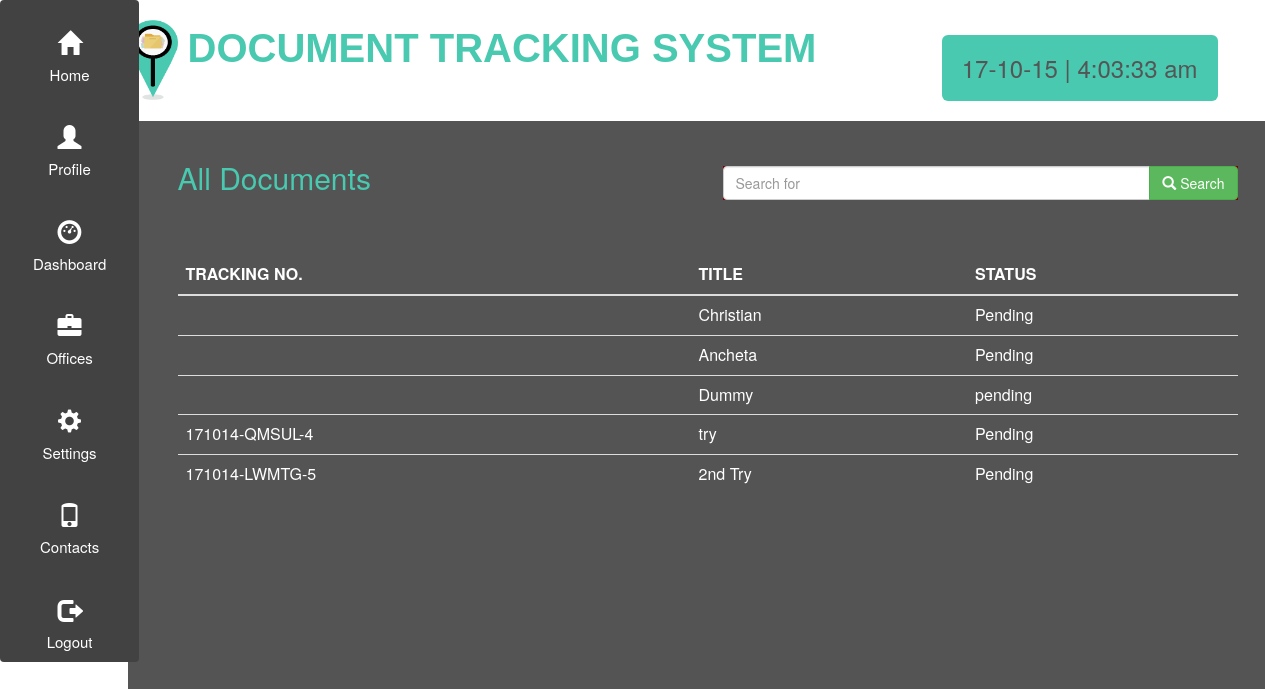
The page /index.php/home/docu on the database as committed earlier.
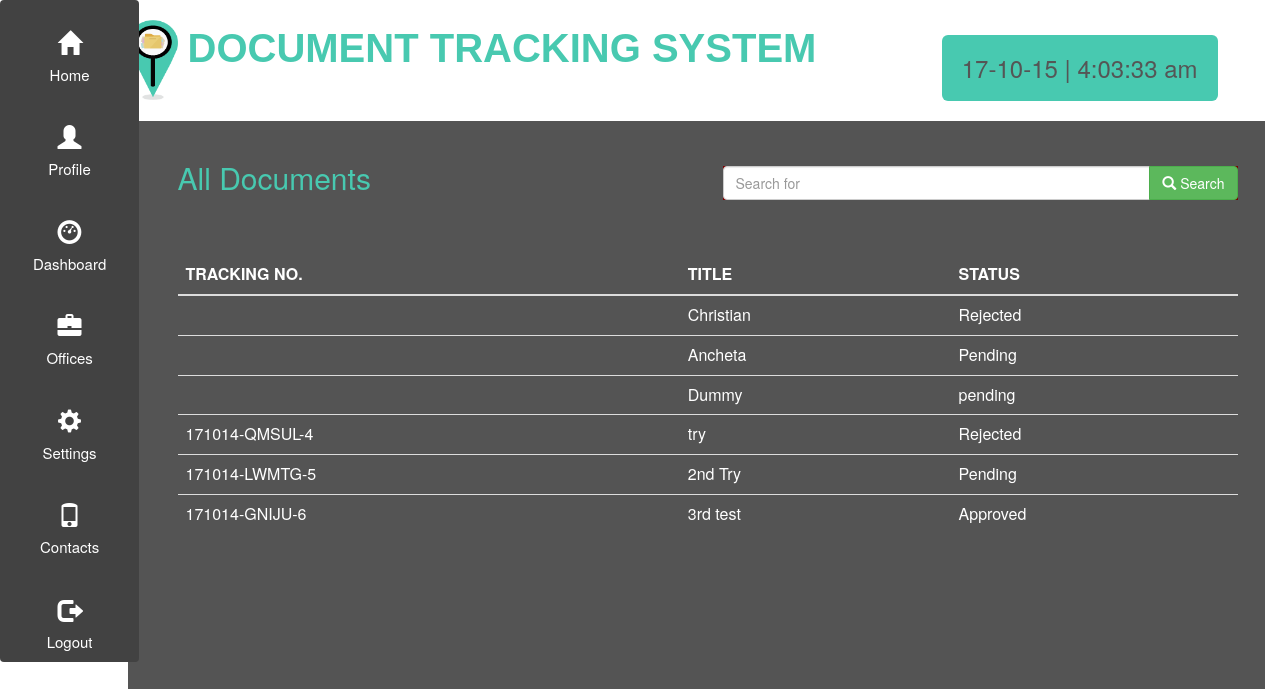
The same page on the database as committed later.
### tables this page shows
CREATE TABLE `documentation` (
  `documentation_id` int(6) NOT NULL,
  `employee_id` varchar(15) NOT NULL,
  `document_id` int(3) NOT NULL,
  `action` varchar(10) NOT NULL,
  `date_of_action` datetime NOT NULL DEFAULT CURRENT_TIMESTAMP,
  `signatory` int(2) NOT NULL,
  `approved` int(2) NOT NULL,
  `rejected` int(2) NOT NULL
);

CREATE TABLE `document` (
  `document_id` int(3) NOT NULL,
  `tracking_no` varchar(30) NOT NULL,
  `document_title` varchar(30) NOT NULL,
  `document_desc` varchar(30) NOT NULL,
  `document_file` varchar(50) NOT NULL,
  `date_created` datetime NOT NULL DEFAULT CURRENT_TIMESTAMP
);

### application/controllers/Home.php (called while the page is built, shortened)
<?php
class Home extends CI_Controller {
	public function __construct(){
                $this->load->helper(array('form', 'url'));
    }
	public function docu(){
		$header_data['title']="All Documents";
		$this->load->view('header2',$header_data);
		$this->load->view('header');
		$this->load->model('dts_model');
		$documents = $this->dts_model->getDocuments();
		$this->load->view('documents',['do'=>$documents]);
		$this->load->view('footer');
	}
}

### index.php (called while the page is built, shortened)
<?php
require_once BASEPATH.'core/CodeIgniter.php';

### application/models/dts_model.php (called while the page is built, shortened)
<?php
	class dts_model extends CI_Model{
		public function getDocuments(){
			$this->db->select('d.document_id,d.document_title,d.document_file,d.tracking_no,do.action,do.approved,do.rejected');
		    $this->db->from('document d');
		    $this->db->join('documentation do', 'do.document_id=d.document_id');
		    $query = $this->db->get();
		    if($query->num_rows() != 0)
		    {
		        return $query->result_array();
		    }
		    else
		    {
		        return false;
		    }
		}
	}
?>

### application/views/documents.php (the view, shortened to what this page needs)
<div class="container body">
		<div class="container red">
		  <div class="row">
		  <div class="col-md-6">
			<h2> All Documents </h2>
		  </div>
		  <div class="col-md-6">
			<form>
				<div class="form-group sbar input-group">
					<input type="text" class="form-control" id="search" onkeyup="search()" name="q" placeholder="Search for" required/>
					<span class="input-group-btn">
						<button type="submit" class="btn btn-success" >
							<span class="glyphicon glyphicon-search"></span> Search
						</button>
					</span>
				</div>
			</form>
		   </div>
		   </div>
			<br />
			<br />
			<table class="table table-list-search table-hover table-responsive" id="mytable">
				<thead>
					<tr>
						<th>TRACKING NO. </th>
						<th>TITLE</th>
						<th>STATUS</th>
					</tr>
				</thead>
				<tbody>
					<?php if(isset($do)): ?>
					<?php foreach ($do as $document){ ?>
					<tr>
						<td><?php echo $document['tracking_no']; ?></td>
						<td><?php echo $document['document_title']; ?></td>
						<td><?php echo $document['action']; ?></td>
					</tr>
					<?php } ?>
					<?php else: ?>
							<tr>NO RECORD FOUND!</tr>
					<?php endif; ?>
				</tbody>
			</table>
		</div>
</div>

### application/views/header2.php (shortened to what this page needs)
<!doctype html>
<html>
<head>
	<link rel="stylesheet" href="<?php echo base_url();?>assets/css/bootstrap.min.css" type="text/css" />
	<link rel="stylesheet" href="<?php echo base_url();?>assets/css/bootstrap.css"  type="text/css"/>
	<link rel="stylesheet" href="<?php echo base_url();?>assets/css/timeline-css.css" type="text/css" />
	<link rel="stylesheet" href="<?php echo base_url();?>assets/css/modi.css" type="text/css" />
	<link rel="stylesheet" href="<?php echo base_url();?>assets/css/animate.css" type="text/css" />
</head>

### application/views/header.php (shortened to what this page needs)
<body>
<div class="tab-menu">
    <ul class="list-group text-center">
        <a href="<?php echo site_url('Home/home'); ?>" class="list-group-item">
         <h3 class="glyphicon glyphicon-home"></h3><br/>Home
        </a>
        <a href="<?php echo site_url('Home/profile'); ?>" class="list-group-item">
         <h3 class="glyphicon glyphicon-user"></h3><br/>Profile
        </a>
        <a href="<?php echo site_url('Home/docu'); ?>" class="list-group-item text-center">
         <h3 class="glyphicon glyphicon-dashboard"></h3><br/>Dashboard
        </a>
        <a href="<?php echo site_url('Home/offices'); ?>" class="list-group-item">
         <h3 class="glyphicon glyphicon-briefcase"></h3><br/>Offices
        </a>
        <a href="<?php echo site_url('Home/edit'); ?>" class="list-group-item">
         <h3 class="glyphicon glyphicon-cog"></h3><br/>Settings
        </a>
		<a href="<?php echo site_url('Home/contacts'); ?>" class="list-group-item">
         <h3 class="glyphicon glyphicon-phone"></h3><br/>Contacts
        </a>
		<a href="<?php echo site_url('Home'); ?>" class="list-group-item">
         <h3 class="glyphicon glyphicon-log-out"></h3><br/>Logout
        </a>
    </ul>
</div>
<div class="container">
	<div class="title-banner">
	<img src="<?php echo base_url('assets/images/colored.png'); ?>" alt="logo" id="logo" class="img-reponsive" />
	<banner id="bannertitle">DOCUMENT TRACKING SYSTEM</banner>
	</div>
	<div class="col-md-6">
		<?php date_default_timezone_set('Asia/Manila');
			$date=date('y-m-d'); ?>
		<h3 class="roundbox"style="color:#555555;float:right;margin-top:-85px;margin-right:-600px;">
		  <?php echo $date; ?> | <span id='time'></span>
		</h3>
	</div>
</div>

### application/views/footer.php
</body>
</html>

### assets/css/modi.css (style rules this page uses)
.list-group-item { border:0; font-size: 15px; }
.tab-menu .list-group { list-style-type:none; padding:auto; width:11%; float:left; position:fixed; left:0; cursor:pointer; }
.tab-menu .list-group .list-group-item { background-color: #424242; transition:0.3s; }
.list-group { margin-bottom: 0; }
.tab-menu .list-group>a h3.glyphicon { color: #ffffff; }
.tab-menu .list-group>a { color: #ffffff; }
#logo { height: 80px; width: 50px; margin-right: 10px; float:left; }
body { background:url(http://[::1]/DTS/assets/images/1.jpg) no-repeat center center fixed; -webkit-background-size: cover; -moz-background-size: cover; -o-background-size: cover; background-size: cover; padding: 0px; margin: 0; }
.title-banner { margin-top:0; margin-bottom:0; height:120px; margin: 0px 10px 0px 65px; width:1160px; padding:0px; padding-top:20px; }
#bannertitle { font-family: "Arial", "Helvetica", "sans-serif"; font-size:40px; font-weight:bold; margin:0; color:#48C9B0; }
.red { background-color: rgba(66,66,66,0.9); margin: 0px 10px 0px 65px; padding-left: 50px; padding-right: 50px; padding-top: 20px; padding-bottom:0px; max-width:1160px; min-height:1300px; }
h1, h2, h3, h4, h5, h6 { color:#48C9B0; }
.table { color: white; font-size: 16px; }
.sbar { margin-top: 25px; width:100%; background-color:#790000; float:right; }
.roundbox { background-color: #48C9B0; border-radius: 6px; padding: 20px 20px 20px 20px; margin-left: 20px; }

Rows that differ between the two databases and show on the page:
changed documentation "Christian": action "Pending" → "Rejected"
changed documentation "171014-QMSUL-4": action "Pending" → "Rejected"
added documentation: document.tracking_no "171014-GNIJU-6", document.document_title "3rd test", action "Approved"
